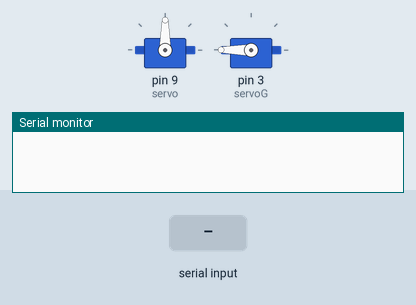
Bench run of a sketch on a simulated Arduino Uno, built with avr-gcc and run on an emulated ATmega328P. Parts: 2 × servo, the last lines printed to the serial monitor. Inputs (shaded band) come from the test bench.

Above: at 1.2 s.
1.3 s: "i" received over Serial
At 2.1 s:
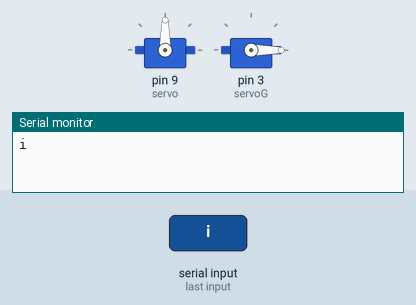
2.8 s: "d" received over Serial
At 3.2 s:
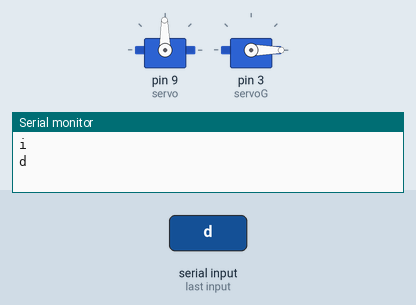
4.3 s: "u" received over Serial
At 5.5 s:
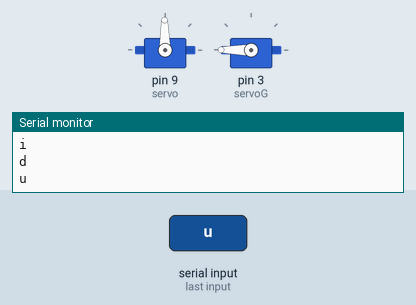
Timing chart, 0 to 7.3 s (numbered marks = the images above; inputs shaded):
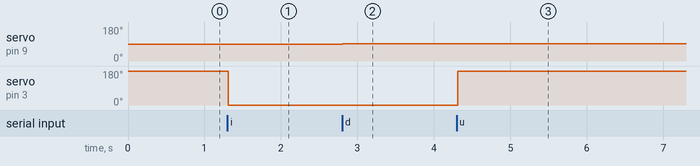

Measured:
- after the input at 1.3 s, servo on pin 3 (servoG): 180° → 0° at once
- after the input at 2.8 s, servo on pin 9 (servo): 90° → 91° at once
- after the input at 4.3 s, servo on pin 3 (servoG): 0° → 180° at once

The sketch:

garra_seguidor.ino
```cpp
#include <SoftwareSerial.h>
#include <Servo.h>

//Declaramos el servo
Servo servo;
Servo servoG;

//Declaramos la variable
char dato;
int angulo = 90;
int anguloG = 180;

void setup() {
  Serial.begin(9600);
  Serial.setTimeout(10);
  servo.attach(9);
  servo.write(angulo);
  servoG.attach(3);
  servoG.write(anguloG);
}

void loop() {
  while(Serial.available()){
    dato = Serial.read();
    delay(10);
    Serial.println(dato);
    switch(dato){
      case 'd':
      //Gira servo hacia la derecha
      angulo = angulo + 1;
      servo.write(angulo);
      break;

      case 'l':
      //Gira servo hacia la izquierda
      angulo = angulo - 1;
      servo.write(angulo);
      break;

      case 'p':
      //Parar el servo
      angulo = angulo;
      servo.write(angulo);
      break;

      case 'i':
      //Parar el servo
      anguloG = 0;
      servoG.write(anguloG);
      break;

      case 'u':
      //Parar el servo
      anguloG = 180;
      servoG.write(anguloG);
      break;
      }
   }
 }
```
